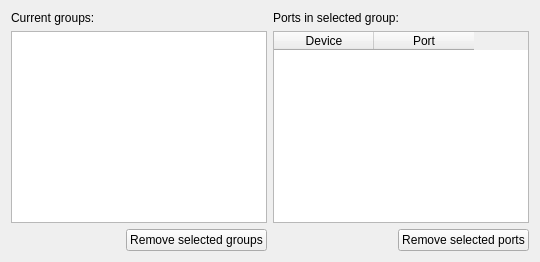
      <widget class="QWidget" name="tab_Groups">
       <attribute name="title">
        <string>Groups</string>
       </attribute>
       <layout class="QHBoxLayout" name="horizontalLayout_17">
        <item>
         <layout class="QVBoxLayout" name="verticalLayout_16">
          <item>
           <widget class="QLabel" name="lbl_CurrentGroups">
            <property name="text">
             <string>Current groups:</string>
            </property>
           </widget>
          </item>
          <item>
           <widget class="QListWidget" name="listGroups">
            <property name="editTriggers">
             <set>QAbstractItemView::NoEditTriggers</set>
            </property>
            <property name="selectionMode">
             <enum>QAbstractItemView::SingleSelection</enum>
            </property>
            <property name="selectionBehavior">
             <enum>QAbstractItemView::SelectRows</enum>
            </property>
           </widget>
          </item>
          <item>
           <layout class="QHBoxLayout" name="horizontalLayout_15">
            <item>
             <spacer name="horizontalSpacer_7">
              <property name="orientation">
               <enum>Qt::Horizontal</enum>
              </property>
              <property name="sizeHint" stdset="0">
               <size>
                <width>40</width>
                <height>20</height>
               </size>
              </property>
             </spacer>
            </item>
            <item>
             <widget class="QPushButton" name="btn_removeSelectedGroups">
              <property name="text">
               <string>Remove selected groups</string>
              </property>
             </widget>
            </item>
           </layout>
          </item>
         </layout>
        </item>
        <item>
         <layout class="QVBoxLayout" name="verticalLayout_17">
          <item>
           <widget class="QLabel" name="lbl_devicesInGroup">
            <property name="text">
             <string>Ports in selected group:</string>
            </property>
           </widget>
          </item>
          <item>
           <widget class="QTableWidget" name="table_groupPorts">
            <property name="editTriggers">
             <set>QAbstractItemView::NoEditTriggers</set>
            </property>
            <property name="selectionMode">
             <enum>QAbstractItemView::MultiSelection</enum>
            </property>
            <property name="selectionBehavior">
             <enum>QAbstractItemView::SelectRows</enum>
            </property>
            <attribute name="verticalHeaderVisible">
             <bool>false</bool>
            </attribute>
            <column>
             <property name="text">
              <string>Device</string>
             </property>
            </column>
            <column>
             <property name="text">
              <string>Port</string>
             </property>
            </column>
           </widget>
          </item>
          <item>
           <layout class="QHBoxLayout" name="horizontalLayout_14">
            <item>
             <spacer name="horizontalSpacer_8">
              <property name="orientation">
               <enum>Qt::Horizontal</enum>
              </property>
              <property name="sizeHint" stdset="0">
               <size>
                <width>40</width>
                <height>20</height>
               </size>
              </property>
             </spacer>
            </item>
            <item>
             <widget class="QPushButton" name="btn_removeSelectedPorts">
              <property name="text">
               <string>Remove selected ports</string>
              </property>
             </widget>
            </item>
           </layout>
          </item>
         </layout>
        </item>
       </layout>
      </widget>
